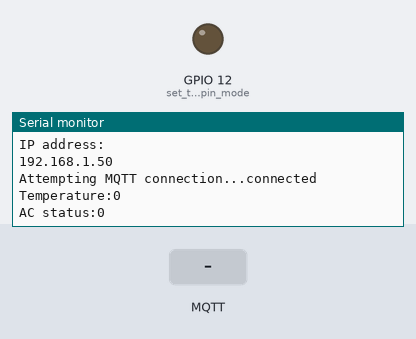
This sketch was run on a simulated ESP32. On the bench: output pins drawn as LEDs (lit = HIGH), the last lines printed to the serial monitor. Inputs (shaded band) come from the test bench. WiFi joins after 1.5 s; servers stay silent unless stated; random numbers use the default seed unless the sketch sets one; no MQTT or app messages arrive unless stated.

Above: at 2.7 s.
2.8 s: MQTT message "1" arrives on the first subscribed topic
At 3.2 s:
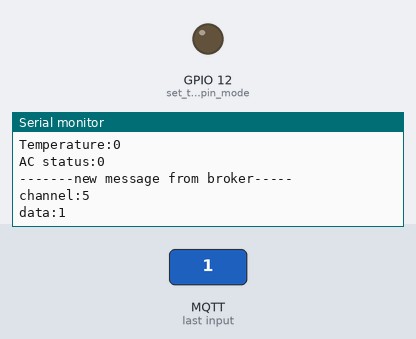
4.3 s: MQTT message "on" arrives on the first subscribed topic
At 5.5 s:
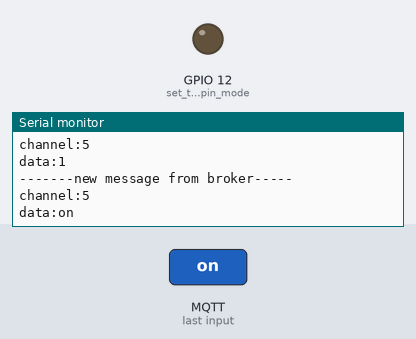
5.8 s: MQTT message "off" arrives on the first subscribed topic
At 6.7 s:
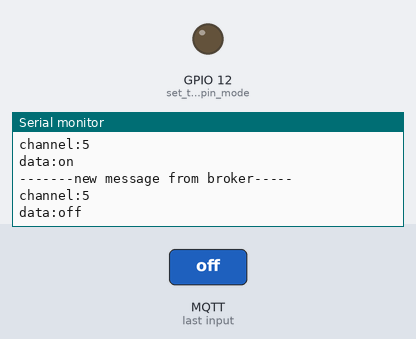

The sketch:

ac_controller.ino
```cpp
#include <WiFi.h>
#include <PubSubClient.h>
#include <ArduinoJson.h>
#include <IRremote.h>

DynamicJsonDocument doc(1024);

// Update these with values suitable for your network.
const char* ssid = "PD_LAPTOP";
const char* password = "012345679";
const char* mqtt_server = "192.168.137.1";
#define mqtt_port 1883
#define MQTT_USER "admin"
#define MQTT_PASSWORD "password"
#define MQTT_SERIAL_PUBLISH_CH "python/mqtt"
#define MQTT_SERIAL_RECEIVER_CH "5"

WiFiClient wifiClient;

PubSubClient client(wifiClient);

const int ir_pin = 19;
IRsend irsend(ir_pin);

bool current_ac_status = false;
bool new_ac_status = false;
int current_temperature = 0;
int new_temperature = 0;
bool on_init = false;

void setup() {
  Serial.begin(115200);

  pinMode(12, OUTPUT);      // set the LED pin mode
  Serial.setTimeout(500);// Set time out for
  setup_wifi();
  client.setServer(mqtt_server, mqtt_port);
  client.setCallback(callback);
  reconnect();
  getAcStatus();
  Serial.print("Temperature:");
  Serial.println(current_temperature);
  Serial.print("AC status:");
  Serial.println(current_ac_status);
}

void setup_wifi() {
  delay(10);
  // We start by connecting to a WiFi network
  Serial.println();
  Serial.print("Connecting to ");
  Serial.println(ssid);
  WiFi.begin(ssid, password);
  while (WiFi.status() != WL_CONNECTED) {
    delay(500);
    Serial.print(".");
  }
  randomSeed(micros());
  Serial.println("");
  Serial.println("WiFi connected");
  Serial.println("IP address: ");
  Serial.println(WiFi.localIP());
}

void reconnect() {
  // Loop until we're reconnected
  while (!client.connected()) {
    Serial.print("Attempting MQTT connection...");
    // Create a random client ID
    String clientId = "ESP32Client-";
    clientId += String(random(0xffff), HEX);
    // Attempt to connect
    if (client.connect(clientId.c_str(), MQTT_USER, MQTT_PASSWORD)) {
      Serial.println("connected");
      //Once connected, publish an announcement...
      client.publish("/icircuit/presence/ESP32/", "hello world");
      // ... and resubscribe
      client.subscribe(MQTT_SERIAL_RECEIVER_CH);
    } else {
      Serial.print("failed, rc=");
      Serial.print(client.state());
      Serial.println(" try again in 5 seconds");
      // Wait 5 seconds before retrying
      delay(5000);
    }
  }
}

void callback(char* topic, byte *payload, unsigned int length) {
  Serial.println("-------new message from broker-----");
  Serial.print("channel:");
  Serial.println(topic);
  Serial.print("data:");
  Serial.write(payload, length);
  Serial.println();
  DeserializationError error = deserializeJson(doc, payload);
  if (error)
    return;
  if(!on_init){
    current_temperature = doc["temperature"];
    current_ac_status = doc["activate"];
    on_init = true;
  }
  if(doc["temperature"]){
    new_temperature = doc["temperature"];
  }
  if(doc["activate"]){
    new_ac_status = doc["activate"];
  }
  if((new_temperature != current_temperature) || (new_ac_status != current_ac_status)){
    acCommand();
  }
}

void publishSerialData(String serialData) {
  if (!client.connected()) {
    reconnect();
  }
  int str_len = serialData.length() + 1;

  // Prepare the character array (the buffer)
  char char_array[str_len];

  // Copy it over
  serialData.toCharArray(char_array, str_len);
  client.publish(MQTT_SERIAL_PUBLISH_CH, char_array);
}

void getAcStatus(){
  String getAcStatusRequest = "{\"action\":\"get/ac_status\",\"espId\":";
  getAcStatusRequest += String(MQTT_SERIAL_RECEIVER_CH);
  getAcStatusRequest += F("}");
  publishSerialData(getAcStatusRequest);
}

void acCommand(){
  if(new_ac_status != current_ac_status){
    if(new_ac_status){
      openAc();
    } else {
      closeAc();
    }
  }
  int iteration = new_temperature - current_temperature;
  for (int i = 0; i < abs(iteration); i++) {
    if(iteration < 0){
      tempDown();
    } else if (iteration > 0){
      tempUp();
    } else {
      continue;
    }
  }
  current_ac_status = new_ac_status;
  current_temperature = new_temperature;
  sendAcStatus();
}

void sendAcStatus(){
  String response;
  response += F("{\"action\": \"update/ac_status\"");
  response += F(",\"espId\":");
  response += String(MQTT_SERIAL_RECEIVER_CH);
  response += F(",\"temperature\":");
  response += String(current_temperature);
  response += F(",\"ac_status\":");
  response += String(current_ac_status);
  response += F("}");

  Serial.println(response);
}

void openAc(){

}

void closeAc(){

}

void tempUp(){

}

void tempDown(){

}

void loop() {
  client.loop();
}
```

Measured:
- after the input at 2.8 s, the serial monitor: prints a new line at once (image 1)
- after the input at 4.3 s, the serial monitor: prints a new line at once (image 2)
- after the input at 5.8 s, the serial monitor: prints a new line at once (image 3)
